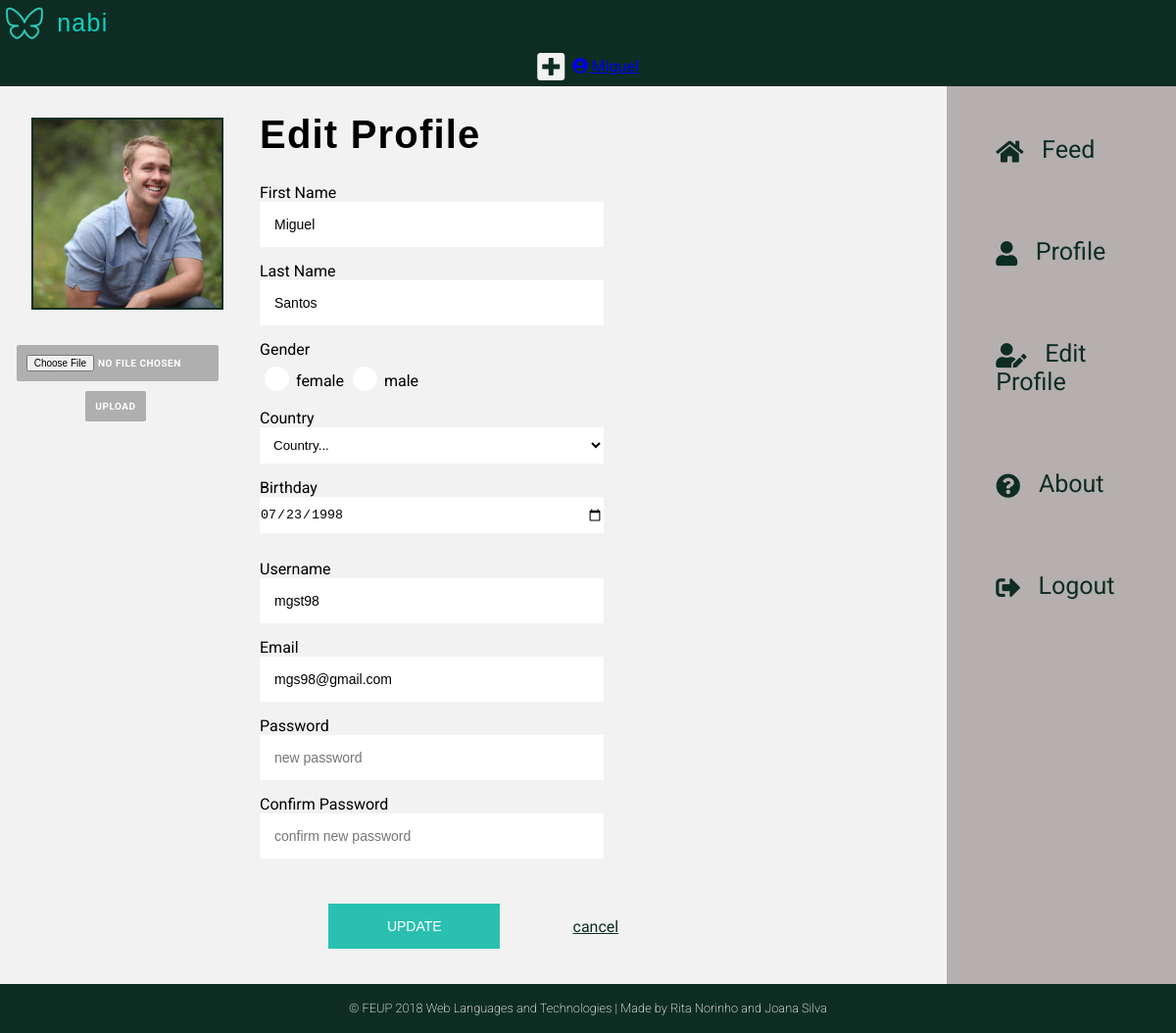
Screenshot of /pages/edit_profile.php (signed in) with the database file from the repository.
### tables this page shows
CREATE TABLE User (
    ID        INTEGER PRIMARY KEY AUTOINCREMENT,
    FirstName STRING NOT NULL,
    LastName  STRING NOT NULL,
    Username  STRING UNIQUE NOT NULL,
    Gender    STRING NOT NULL,
    Birthday  DATE NOT NULL,
    Country   STRING NOT NULL,
    Email     STRING UNIQUE NOT NULL,
    Password  CHAR (256) NOT NULL,  
    Photo     STRING DEFAULT "default.jpg",
    Points    INTEGER
    
);

### pages/edit_profile.php (called while the page is built, shortened)
<?php
    include_once('../templates/common/tpl_header.php');
    include_once('../templates/tpl_edit_profile.php');
    include_once('../templates/common/tpl_side_nav.php');
    include_once('../database/db_user.php');
    include_once('../templates/tpl_countries.php');
    $user_info = getUserInfo($_SESSION['username']);
    draw_edit_profile($user_info);
?>

### database/db_user.php (called while the page is built, shortened)
<?php
  function getID($username) {
    $db = Database::instance()->db();
    try {
      $stmt = $db->prepare('SELECT ID FROM User WHERE username = ?');
      $stmt->execute(array($username));
      if($row = $stmt->fetch()){
        return $row['ID'];
      }
    }catch(PDOException $e) {
      return -1;
    }
  }
  function getUserInfo($username) {
      $db = Database::instance()->db();
      $stmt = $db->prepare('SELECT * FROM User WHERE username = ?');
      $stmt->execute(array($username));
      return  $stmt->fetch();
  }
?>

### templates/tpl_edit_profile.php (the view, shortened to what this page needs)
<body>
    <?php function draw_edit_profile($userinfo) {?>
    <div class="edit_profile_container">
        <div class="edit_profile_header">
            <header>
            <p> <img src="../assets/mininabi.png" alt="Nabi logo (butterfly)"> nabi </p>
                 <a class="add_review_btn" href="?.php">
                  <span class="fas fa-plus-square"></span> </a>
                 <a class="profile_btn" href="profile.php">
                   <span class="fas fa-user-circle"></span>
                   <?php echo htmlentities($userinfo['FirstName']) ?> </a>
            </header>
        </div>
        <div class="side_nav">
        </div>
        <div class="upload_photo">
            <form method="post" action="../actions/action_upload_profile_photo.php" enctype="multipart/form-data" >
                 <?php if(!(file_exists("../assets/profilePhotos/".getID($_SESSION['username']).".jpg"))){ ?>
                    <img id="profile_photo" src="../assets/profilePhotos/default.jpg" alt="Profile photo"><br>
                 <?php } else{ ?>
                    <img id="profile_photo" src="../assets/profilePhotos/<?=getID($_SESSION['username'])?>.jpg" alt="Profile photo"><br>
                 <?php } ?>
                <input type="file" id="file_upload" name="file_upload"><br>
                <input type="submit" value="Upload"><br>
            </form>
        </div>
        <div class="edit_profile_form">
        <h1> Edit Profile </h1>
         <form method="post" action="../actions/action_update_user_data.php" >
            <label> First Name </label><br>
            <input type="text" name="firstName" placeholder="first name" value="<?php echo htmlentities($userinfo['FirstName']) ?>" required><br>
            <label> Last Name </label><br>
            <input type="text" name="lastName" placeholder="last name" value="<?php echo htmlentities($userinfo['LastName']) ?>" required><br>
            <label> Gender </label><br>
            <input type="radio" name="gender" placeholder="female" value="female" value="<?php echo htmlentities($userinfo['Gender']) ?>" required>female
            <input type="radio" name="gender" placeholder="male" value="male" value="<?php echo htmlentities($userinfo['Gender']) ?>" required>male<br>
            <br><label>Country </label><br>
            <select name="country" value="<?php echo htmlentities($userinfo['Country']) ?>" required>
            </select><br>
            <label> Birthday </label><br>
            <input type="date" name="birthday" min="1903-01-01" max="2005-01-01" value="<?php echo htmlentities($userinfo['Birthday']) ?>" required><br>
            <label> Username </label><br>
            <input type="text" name="username" placeholder="username" maxlength="20" value="<?php echo htmlentities($userinfo['Username']) ?>" required><br>
            <label>Email </label><br>
            <input type="email" name="email" placeholder="email" value="<?php echo htmlentities($userinfo['Email']) ?>" required> <br>
            <label> Password </label><br>
            <input type="password" name="password" placeholder="new password" required><br>
            <label> Confirm Password </label><br>
            <input type="password" name="repeatpassword" placeholder="confirm new password" required><br>
            <p>
            <input type="submit" value="Update">
            <a href="main_page.php"> cancel </a></p>
        </form>
        </div>
    <div class="edit_profile_footer">
    <footer>
        <p> &#169; FEUP 2018 Web Languages and Technologies | Made by Rita Norinho and Joana Silva  </p>
    </footer>
    </div>
    </div>
    <?php } ?>
    </body>
    </html>

### rows the page displays
user: firstName "Miguel", lastName "Santos", birthday "07/23/1998", username "mgst98", email "mgs98@gmail.com"
